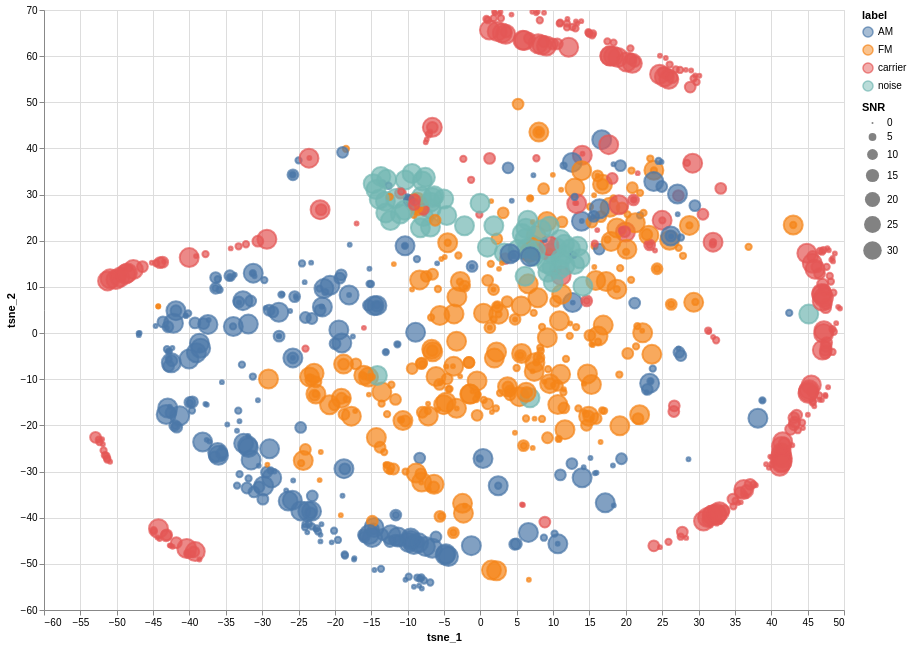

The notebook cell this image was saved under:
### Markdown cell above
...plotting

### Code cell
alt.Chart(df.sample(n=1_000)).mark_point().encode(
    x='tsne_1:Q',
    y='tsne_2:Q',
    color='label:N',
    fill='label:N',
    size='SNR:Q',
    tooltip=['file name:N']
).properties(
    width=800, height=600
).interactive()

### Figure 1 — Vega-Lite specification as saved in the notebook (floating-point values rounded to 4 significant figures; data arrays with more than 128 entries replaced by an {"elided": "..."} marker saying what was removed)
{"config": {"view": {"continuousWidth": 300, "continuousHeight": 300}}, "data": {"name": "data-51c577a7b9f5e5bd15a0ba241ee79e0f"}, "mark": {"type": "point"}, "encoding": {"color": {"field": "label", "type": "nominal"}, "fill": {"field": "label", "type": "nominal"}, "size": {"field": "SNR", "type": "quantitative"}, "tooltip": [{"field": "file name", "type": "nominal"}], "x": {"field": "tsne_1", "type": "quantitative"}, "y": {"field": "tsne_2", "type": "quantitative"}}, "height": 600, "params": [{"name": "param_1", "select": {"type": "interval", "encodings": ["x", "y"]}, "bind": "scales"}], "width": 800, "$schema": "https://vega.github.io/schema/vega-lite/v5.8.0.json", "datasets": {"data-51c577a7b9f5e5bd15a0ba241ee79e0f": {"elided": "1000 records"}}}
